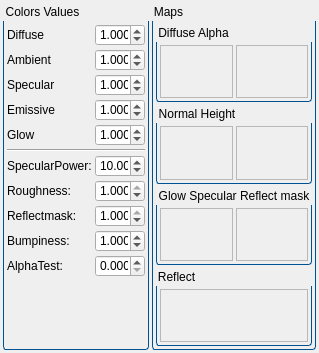
<?xml version="1.0" encoding="UTF-8"?>
<ui version="4.0">
 <class>MaterialEditorDialog</class>
 <widget class="QDialog" name="MaterialEditorDialog">
  <property name="geometry">
   <rect>
    <x>0</x>
    <y>0</y>
    <width>299</width>
    <height>353</height>
   </rect>
  </property>
  <property name="windowTitle">
   <string>Material Editor</string>
  </property>
  <property name="styleSheet">
   <string notr="true">QGroupBox
{
	background-color:transparent;
    border-bottom-left-radius: 3px;
    border-bottom-right-radius: 3px;
    border: 1px solid #005192;
    border-top: none;
    margin-top: 18px;
}
 
QGroupBox::title
{
	subcontrol-origin: margin;	
    background:url(:/assets/subWindowBackground);
    border-top-left-radius: 3px;
    border-top-right-radius: 3px;
    border: 1px solid #005192;
    border-bottom: none;
   background-color: qlineargradient(x1: 0, y1: 0, x2: 0, y2: 1, stop: 0 #005192, stop: 1 #002f60);
    padding: 2 5000 2 2; /* some large value, as QGrouBox actual width is not known */
    color: white; 
}
</string>
  </property>
  <layout class="QGridLayout" name="gridLayout_2">
   <property name="leftMargin">
    <number>3</number>
   </property>
   <property name="topMargin">
    <number>3</number>
   </property>
   <property name="rightMargin">
    <number>3</number>
   </property>
   <property name="bottomMargin">
    <number>3</number>
   </property>
   <property name="spacing">
    <number>3</number>
   </property>
   <item row="0" column="1" rowspan="2">
    <widget class="QGroupBox" name="groupBox_6">
     <property name="title">
      <string>Maps</string>
     </property>
     <property name="flat">
      <bool>true</bool>
     </property>
     <layout class="QGridLayout" name="gridLayout">
      <property name="leftMargin">
       <number>3</number>
      </property>
      <property name="topMargin">
       <number>3</number>
      </property>
      <property name="rightMargin">
       <number>3</number>
      </property>
      <property name="bottomMargin">
       <number>3</number>
      </property>
      <property name="spacing">
       <number>3</number>
      </property>
      <item row="1" column="1" colspan="2">
       <widget class="QGroupBox" name="groupBox_2">
        <property name="title">
         <string>Normal Height</string>
        </property>
        <layout class="QGridLayout" name="gridLayout_5">
         <property name="leftMargin">
          <number>3</number>
         </property>
         <property name="topMargin">
          <number>3</number>
         </property>
         <property name="rightMargin">
          <number>3</number>
         </property>
         <property name="bottomMargin">
          <number>3</number>
         </property>
         <property name="spacing">
          <number>3</number>
         </property>
         <item row="0" column="0">
          <widget class="PictureBox" name="normalHeightMap1">
           <property name="sizePolicy">
            <sizepolicy hsizetype="Ignored" vsizetype="Ignored">
             <horstretch>0</horstretch>
             <verstretch>0</verstretch>
            </sizepolicy>
           </property>
           <property name="minimumSize">
            <size>
             <width>32</width>
             <height>32</height>
            </size>
           </property>
           <property name="focusPolicy">
            <enum>Qt::ClickFocus</enum>
           </property>
           <property name="acceptDrops">
            <bool>true</bool>
           </property>
           <property name="frameShape">
            <enum>QFrame::StyledPanel</enum>
           </property>
           <property name="scaledContents">
            <bool>true</bool>
           </property>
          </widget>
         </item>
         <item row="0" column="1">
          <widget class="PictureBox" name="normalHeightMap2">
           <property name="sizePolicy">
            <sizepolicy hsizetype="Ignored" vsizetype="Ignored">
             <horstretch>0</horstretch>
             <verstretch>0</verstretch>
            </sizepolicy>
           </property>
           <property name="minimumSize">
            <size>
             <width>32</width>
             <height>32</height>
            </size>
           </property>
           <property name="focusPolicy">
            <enum>Qt::ClickFocus</enum>
           </property>
           <property name="acceptDrops">
            <bool>true</bool>
           </property>
           <property name="frameShape">
            <enum>QFrame::StyledPanel</enum>
           </property>
           <property name="scaledContents">
            <bool>true</bool>
           </property>
          </widget>
         </item>
        </layout>
       </widget>
      </item>
      <item row="2" column="1" colspan="2">
       <widget class="QGroupBox" name="groupBox_3">
        <property name="title">
         <string>Glow Specular Reflect mask</string>
        </property>
        <layout class="QGridLayout" name="gridLayout_6">
         <property name="leftMargin">
          <number>3</number>
         </property>
         <property name="topMargin">
          <number>3</number>
         </property>
         <property name="rightMargin">
          <number>3</number>
         </property>
         <property name="bottomMargin">
          <number>3</number>
         </property>
         <property name="spacing">
          <number>3</number>
         </property>
         <item row="0" column="0">
          <widget class="PictureBox" name="glowSpecularReflectMaskMap1">
           <property name="sizePolicy">
            <sizepolicy hsizetype="Ignored" vsizetype="Ignored">
             <horstretch>0</horstretch>
             <verstretch>0</verstretch>
            </sizepolicy>
           </property>
           <property name="minimumSize">
            <size>
             <width>32</width>
             <height>32</height>
            </size>
           </property>
           <property name="focusPolicy">
            <enum>Qt::ClickFocus</enum>
           </property>
           <property name="acceptDrops">
            <bool>true</bool>
           </property>
           <property name="frameShape">
            <enum>QFrame::StyledPanel</enum>
           </property>
           <property name="scaledContents">
            <bool>true</bool>
           </property>
          </widget>
         </item>
         <item row="0" column="1">
          <widget class="PictureBox" name="glowSpecularReflectMaskMap2">
           <property name="sizePolicy">
            <sizepolicy hsizetype="Ignored" vsizetype="Ignored">
             <horstretch>0</horstretch>
             <verstretch>0</verstretch>
            </sizepolicy>
           </property>
           <property name="minimumSize">
            <size>
             <width>32</width>
             <height>32</height>
            </size>
           </property>
           <property name="focusPolicy">
            <enum>Qt::ClickFocus</enum>
           </property>
           <property name="acceptDrops">
            <bool>true</bool>
           </property>
           <property name="frameShape">
            <enum>QFrame::StyledPanel</enum>
           </property>
           <property name="scaledContents">
            <bool>true</bool>
           </property>
          </widget>
         </item>
        </layout>
       </widget>
      </item>
      <item row="0" column="1" colspan="2">
       <widget class="QGroupBox" name="groupBox">
        <property name="title">
         <string>Diffuse Alpha</string>
        </property>
        <layout class="QGridLayout" name="gridLayout_4" rowstretch="0">
         <property name="leftMargin">
          <number>3</number>
         </property>
         <property name="topMargin">
          <number>3</number>
         </property>
         <property name="rightMargin">
          <number>3</number>
         </property>
         <property name="bottomMargin">
          <number>3</number>
         </property>
         <property name="spacing">
          <number>3</number>
         </property>
         <item row="0" column="1">
          <widget class="PictureBox" name="diffuseAlphaMap2">
           <property name="sizePolicy">
            <sizepolicy hsizetype="Ignored" vsizetype="Ignored">
             <horstretch>0</horstretch>
             <verstretch>0</verstretch>
            </sizepolicy>
           </property>
           <property name="minimumSize">
            <size>
             <width>32</width>
             <height>32</height>
            </size>
           </property>
           <property name="focusPolicy">
            <enum>Qt::ClickFocus</enum>
           </property>
           <property name="acceptDrops">
            <bool>true</bool>
           </property>
           <property name="frameShape">
            <enum>QFrame::StyledPanel</enum>
           </property>
           <property name="scaledContents">
            <bool>true</bool>
           </property>
          </widget>
         </item>
         <item row="0" column="0">
          <widget class="PictureBox" name="diffuseAlphaMap1">
           <property name="sizePolicy">
            <sizepolicy hsizetype="Ignored" vsizetype="Ignored">
             <horstretch>0</horstretch>
             <verstretch>0</verstretch>
            </sizepolicy>
           </property>
           <property name="minimumSize">
            <size>
             <width>32</width>
             <height>32</height>
            </size>
           </property>
           <property name="focusPolicy">
            <enum>Qt::ClickFocus</enum>
           </property>
           <property name="acceptDrops">
            <bool>true</bool>
           </property>
           <property name="frameShape">
            <enum>QFrame::StyledPanel</enum>
           </property>
           <property name="scaledContents">
            <bool>true</bool>
           </property>
          </widget>
         </item>
        </layout>
       </widget>
      </item>
      <item row="3" column="1" colspan="2">
       <widget class="QGroupBox" name="groupBox_4">
        <property name="title">
         <string>Reflect</string>
        </property>
        <layout class="QGridLayout" name="gridLayout_7">
         <property name="leftMargin">
          <number>3</number>
         </property>
         <property name="topMargin">
          <number>3</number>
         </property>
         <property name="rightMargin">
          <number>3</number>
         </property>
         <property name="bottomMargin">
          <number>3</number>
         </property>
         <property name="horizontalSpacing">
          <number>3</number>
         </property>
         <item row="0" column="0">
          <widget class="PictureBox" name="reflectMap">
           <property name="sizePolicy">
            <sizepolicy hsizetype="Ignored" vsizetype="Ignored">
             <horstretch>0</horstretch>
             <verstretch>0</verstretch>
            </sizepolicy>
           </property>
           <property name="minimumSize">
            <size>
             <width>32</width>
             <height>32</height>
            </size>
           </property>
           <property name="focusPolicy">
            <enum>Qt::ClickFocus</enum>
           </property>
           <property name="acceptDrops">
            <bool>true</bool>
           </property>
           <property name="frameShape">
            <enum>QFrame::StyledPanel</enum>
           </property>
           <property name="text">
            <string/>
           </property>
           <property name="scaledContents">
            <bool>true</bool>
           </property>
           <property name="filter">
            <string>Texture files(*.dds)</string>
           </property>
          </widget>
         </item>
        </layout>
       </widget>
      </item>
     </layout>
    </widget>
   </item>
   <item row="0" column="0" rowspan="2">
    <widget class="QGroupBox" name="groupBox_5">
     <property name="sizePolicy">
      <sizepolicy hsizetype="Preferred" vsizetype="Preferred">
       <horstretch>0</horstretch>
       <verstretch>0</verstretch>
      </sizepolicy>
     </property>
     <property name="maximumSize">
      <size>
       <width>146</width>
       <height>16777215</height>
      </size>
     </property>
     <property name="title">
      <string>Colors Values</string>
     </property>
     <property name="flat">
      <bool>true</bool>
     </property>
     <layout class="QGridLayout" name="gridLayout_3">
      <property name="leftMargin">
       <number>3</number>
      </property>
      <property name="topMargin">
       <number>3</number>
      </property>
      <property name="rightMargin">
       <number>3</number>
      </property>
      <property name="bottomMargin">
       <number>3</number>
      </property>
      <property name="spacing">
       <number>3</number>
      </property>
      <item row="9" column="2">
       <widget class="DoubleSpinBox" name="reflectmask">
        <property name="sizePolicy">
         <sizepolicy hsizetype="Minimum" vsizetype="Fixed">
          <horstretch>0</horstretch>
          <verstretch>0</verstretch>
         </sizepolicy>
        </property>
        <property name="accelerated">
         <bool>true</bool>
        </property>
        <property name="decimals">
         <number>4</number>
        </property>
        <property name="minimum">
         <double>0.000000000000000</double>
        </property>
        <property name="maximum">
         <double>1.000000000000000</double>
        </property>
        <property name="singleStep">
         <double>0.000100000000000</double>
        </property>
        <property name="value">
         <double>1.000000000000000</double>
        </property>
       </widget>
      </item>
      <item row="4" column="0">
       <widget class="QLabel" name="label_5">
        <property name="sizePolicy">
         <sizepolicy hsizetype="Fixed" vsizetype="Fixed">
          <horstretch>0</horstretch>
          <verstretch>0</verstretch>
         </sizepolicy>
        </property>
        <property name="text">
         <string>Glow</string>
        </property>
       </widget>
      </item>
      <item row="7" column="2">
       <widget class="DoubleSpinBox" name="roughness">
        <property name="sizePolicy">
         <sizepolicy hsizetype="Minimum" vsizetype="Fixed">
          <horstretch>0</horstretch>
          <verstretch>0</verstretch>
         </sizepolicy>
        </property>
        <property name="accelerated">
         <bool>true</bool>
        </property>
        <property name="decimals">
         <number>4</number>
        </property>
        <property name="minimum">
         <double>0.000000000000000</double>
        </property>
        <property name="maximum">
         <double>1.000000000000000</double>
        </property>
        <property name="singleStep">
         <double>0.000100000000000</double>
        </property>
        <property name="value">
         <double>1.000000000000000</double>
        </property>
       </widget>
      </item>
      <item row="5" column="0" colspan="3">
       <widget class="Line" name="line">
        <property name="orientation">
         <enum>Qt::Horizontal</enum>
        </property>
       </widget>
      </item>
      <item row="6" column="2">
       <widget class="DoubleSpinBox" name="specularPower">
        <property name="sizePolicy">
         <sizepolicy hsizetype="Minimum" vsizetype="Fixed">
          <horstretch>0</horstretch>
          <verstretch>0</verstretch>
         </sizepolicy>
        </property>
        <property name="accelerated">
         <bool>true</bool>
        </property>
        <property name="decimals">
         <number>2</number>
        </property>
        <property name="minimum">
         <double>0.000000000000000</double>
        </property>
        <property name="maximum">
         <double>100000.000000000000000</double>
        </property>
        <property name="singleStep">
         <double>0.010000000000000</double>
        </property>
        <property name="value">
         <double>10.000000000000000</double>
        </property>
       </widget>
      </item>
      <item row="4" column="2">
       <widget class="DoubleSpinBox" name="glowColorIntensity">
        <property name="sizePolicy">
         <sizepolicy hsizetype="Fixed" vsizetype="Fixed">
          <horstretch>0</horstretch>
          <verstretch>0</verstretch>
         </sizepolicy>
        </property>
        <property name="accelerated">
         <bool>true</bool>
        </property>
        <property name="decimals">
         <number>3</number>
        </property>
        <property name="maximum">
         <double>100.000000000000000</double>
        </property>
        <property name="singleStep">
         <double>0.001000000000000</double>
        </property>
        <property name="value">
         <double>1.000000000000000</double>
        </property>
       </widget>
      </item>
      <item row="4" column="1">
       <widget class="ColorSelector" name="glowColor">
        <property name="m_alphaMode" stdset="0">
         <enum>ColorPreview::NoAlpha</enum>
        </property>
        <property name="m_viewMode" stdset="0">
         <enum>ColorPreview::LeftToRight</enum>
        </property>
       </widget>
      </item>
      <item row="6" column="0" colspan="2">
       <widget class="QLabel" name="label_7">
        <property name="sizePolicy">
         <sizepolicy hsizetype="Fixed" vsizetype="Fixed">
          <horstretch>0</horstretch>
          <verstretch>0</verstretch>
         </sizepolicy>
        </property>
        <property name="text">
         <string>SpecularPower:</string>
        </property>
       </widget>
      </item>
      <item row="7" column="0" colspan="2">
       <widget class="QLabel" name="label_8">
        <property name="sizePolicy">
         <sizepolicy hsizetype="Fixed" vsizetype="Fixed">
          <horstretch>0</horstretch>
          <verstretch>0</verstretch>
         </sizepolicy>
        </property>
        <property name="text">
         <string>Roughness:</string>
        </property>
       </widget>
      </item>
      <item row="10" column="2">
       <widget class="DoubleSpinBox" name="bumpiness">
        <property name="sizePolicy">
         <sizepolicy hsizetype="Minimum" vsizetype="Fixed">
          <horstretch>0</horstretch>
          <verstretch>0</verstretch>
         </sizepolicy>
        </property>
        <property name="accelerated">
         <bool>true</bool>
        </property>
        <property name="decimals">
         <number>3</number>
        </property>
        <property name="minimum">
         <double>-99.000000000000000</double>
        </property>
        <property name="maximum">
         <double>99.000000000000000</double>
        </property>
        <property name="singleStep">
         <double>0.001000000000000</double>
        </property>
        <property name="value">
         <double>1.000000000000000</double>
        </property>
       </widget>
      </item>
      <item row="11" column="0" colspan="2">
       <widget class="QLabel" name="label_6">
        <property name="sizePolicy">
         <sizepolicy hsizetype="Fixed" vsizetype="Fixed">
          <horstretch>0</horstretch>
          <verstretch>0</verstretch>
         </sizepolicy>
        </property>
        <property name="text">
         <string>AlphaTest:</string>
        </property>
       </widget>
      </item>
      <item row="10" column="0" colspan="2">
       <widget class="QLabel" name="label_9">
        <property name="sizePolicy">
         <sizepolicy hsizetype="Fixed" vsizetype="Fixed">
          <horstretch>0</horstretch>
          <verstretch>0</verstretch>
         </sizepolicy>
        </property>
        <property name="text">
         <string>Bumpiness:</string>
        </property>
       </widget>
      </item>
      <item row="11" column="2">
       <widget class="DoubleSpinBox" name="alphaTest">
        <property name="sizePolicy">
         <sizepolicy hsizetype="Minimum" vsizetype="Fixed">
          <horstretch>0</horstretch>
          <verstretch>0</verstretch>
         </sizepolicy>
        </property>
        <property name="accelerated">
         <bool>true</bool>
        </property>
        <property name="decimals">
         <number>3</number>
        </property>
        <property name="minimum">
         <double>0.000000000000000</double>
        </property>
        <property name="maximum">
         <double>99.000000000000000</double>
        </property>
        <property name="singleStep">
         <double>0.001000000000000</double>
        </property>
        <property name="value">
         <double>0.000000000000000</double>
        </property>
       </widget>
      </item>
      <item row="0" column="2">
       <widget class="DoubleSpinBox" name="diffuseColorIntensity">
        <property name="sizePolicy">
         <sizepolicy hsizetype="Fixed" vsizetype="Fixed">
          <horstretch>0</horstretch>
          <verstretch>0</verstretch>
         </sizepolicy>
        </property>
        <property name="accelerated">
         <bool>true</bool>
        </property>
        <property name="decimals">
         <number>3</number>
        </property>
        <property name="maximum">
         <double>100.000000000000000</double>
        </property>
        <property name="singleStep">
         <double>0.001000000000000</double>
        </property>
        <property name="value">
         <double>1.000000000000000</double>
        </property>
       </widget>
      </item>
      <item row="0" column="0">
       <widget class="QLabel" name="label">
        <property name="sizePolicy">
         <sizepolicy hsizetype="Fixed" vsizetype="Fixed">
          <horstretch>0</horstretch>
          <verstretch>0</verstretch>
         </sizepolicy>
        </property>
        <property name="text">
         <string>Diffuse</string>
        </property>
       </widget>
      </item>
      <item row="1" column="0">
       <widget class="QLabel" name="label_2">
        <property name="sizePolicy">
         <sizepolicy hsizetype="Fixed" vsizetype="Fixed">
          <horstretch>0</horstretch>
          <verstretch>0</verstretch>
         </sizepolicy>
        </property>
        <property name="text">
         <string>Ambient</string>
        </property>
       </widget>
      </item>
      <item row="0" column="1">
       <widget class="ColorSelector" name="diffuseColor">
        <property name="m_alphaMode" stdset="0">
         <enum>ColorPreview::NoAlpha</enum>
        </property>
        <property name="m_viewMode" stdset="0">
         <enum>ColorPreview::LeftToRight</enum>
        </property>
       </widget>
      </item>
      <item row="1" column="1">
       <widget class="ColorSelector" name="ambientColor">
        <property name="m_alphaMode" stdset="0">
         <enum>ColorPreview::NoAlpha</enum>
        </property>
        <property name="m_viewMode" stdset="0">
         <enum>ColorPreview::LeftToRight</enum>
        </property>
       </widget>
      </item>
      <item row="1" column="2">
       <widget class="DoubleSpinBox" name="ambientColorIntensity">
        <property name="sizePolicy">
         <sizepolicy hsizetype="Fixed" vsizetype="Fixed">
          <horstretch>0</horstretch>
          <verstretch>0</verstretch>
         </sizepolicy>
        </property>
        <property name="accelerated">
         <bool>true</bool>
        </property>
        <property name="decimals">
         <number>3</number>
        </property>
        <property name="maximum">
         <double>100.000000000000000</double>
        </property>
        <property name="singleStep">
         <double>0.001000000000000</double>
        </property>
        <property name="value">
         <double>1.000000000000000</double>
        </property>
       </widget>
      </item>
      <item row="2" column="2">
       <widget class="DoubleSpinBox" name="specularColorIntensity">
        <property name="sizePolicy">
         <sizepolicy hsizetype="Fixed" vsizetype="Fixed">
          <horstretch>0</horstretch>
          <verstretch>0</verstretch>
         </sizepolicy>
        </property>
        <property name="accelerated">
         <bool>true</bool>
        </property>
        <property name="decimals">
         <number>3</number>
        </property>
        <property name="maximum">
         <double>100.000000000000000</double>
        </property>
        <property name="singleStep">
         <double>0.001000000000000</double>
        </property>
        <property name="value">
         <double>1.000000000000000</double>
        </property>
       </widget>
      </item>
      <item row="2" column="0">
       <widget class="QLabel" name="label_3">
        <property name="sizePolicy">
         <sizepolicy hsizetype="Fixed" vsizetype="Fixed">
          <horstretch>0</horstretch>
          <verstretch>0</verstretch>
         </sizepolicy>
        </property>
        <property name="text">
         <string>Specular</string>
        </property>
       </widget>
      </item>
      <item row="3" column="0">
       <widget class="QLabel" name="label_4">
        <property name="sizePolicy">
         <sizepolicy hsizetype="Fixed" vsizetype="Fixed">
          <horstretch>0</horstretch>
          <verstretch>0</verstretch>
         </sizepolicy>
        </property>
        <property name="text">
         <string>Emissive</string>
        </property>
       </widget>
      </item>
      <item row="2" column="1">
       <widget class="ColorSelector" name="specularColor">
        <property name="m_alphaMode" stdset="0">
         <enum>ColorPreview::NoAlpha</enum>
        </property>
        <property name="m_viewMode" stdset="0">
         <enum>ColorPreview::LeftToRight</enum>
        </property>
       </widget>
      </item>
      <item row="3" column="2">
       <widget class="DoubleSpinBox" name="emissiveColorIntensity">
        <property name="sizePolicy">
         <sizepolicy hsizetype="Fixed" vsizetype="Fixed">
          <horstretch>0</horstretch>
          <verstretch>0</verstretch>
         </sizepolicy>
        </property>
        <property name="accelerated">
         <bool>true</bool>
        </property>
        <property name="decimals">
         <number>3</number>
        </property>
        <property name="maximum">
         <double>100.000000000000000</double>
        </property>
        <property name="singleStep">
         <double>0.001000000000000</double>
        </property>
        <property name="value">
         <double>1.000000000000000</double>
        </property>
       </widget>
      </item>
      <item row="3" column="1">
       <widget class="ColorSelector" name="emissiveColor">
        <property name="m_alphaMode" stdset="0">
         <enum>ColorPreview::NoAlpha</enum>
        </property>
        <property name="m_viewMode" stdset="0">
         <enum>ColorPreview::LeftToRight</enum>
        </property>
       </widget>
      </item>
      <item row="9" column="0" colspan="2">
       <widget class="QLabel" name="label_14">
        <property name="sizePolicy">
         <sizepolicy hsizetype="Fixed" vsizetype="Fixed">
          <horstretch>0</horstretch>
          <verstretch>0</verstretch>
         </sizepolicy>
        </property>
        <property name="text">
         <string>Reflectmask:</string>
        </property>
       </widget>
      </item>
      <item row="12" column="2">
       <spacer name="verticalSpacer">
        <property name="orientation">
         <enum>Qt::Vertical</enum>
        </property>
        <property name="sizeHint" stdset="0">
         <size>
          <width>20</width>
          <height>40</height>
         </size>
        </property>
       </spacer>
      </item>
     </layout>
    </widget>
   </item>
  </layout>
 </widget>
 <customwidgets>
  <customwidget>
   <class>PictureBox</class>
   <extends>QLabel</extends>
   <header>PictureBox.h</header>
  </customwidget>
  <customwidget>
   <class>DoubleSpinBox</class>
   <extends>QDoubleSpinBox</extends>
   <header>DoubleSpinBox.h</header>
  </customwidget>
  <customwidget>
   <class>ColorPreview</class>
   <extends>QWidget</extends>
   <header>ColorPreview.h</header>
  </customwidget>
  <customwidget>
   <class>ColorSelector</class>
   <extends>ColorPreview</extends>
   <header>ColorSelector.h</header>
  </customwidget>
 </customwidgets>
 <resources/>
 <connections/>
</ui>
